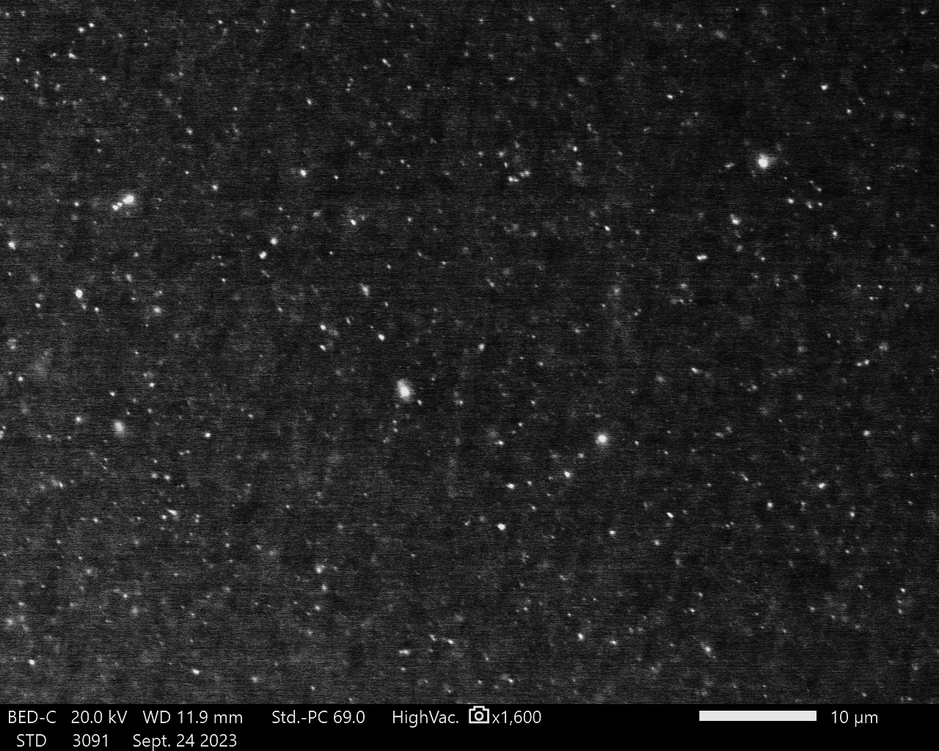
%> input picture ECAP_1.tif, 939 x 751 px, shrunk from 1280 x 1024 before the run
$ octave Matlab_Script_Fractography_Holes.m   (GNU Octave 9; MATLAB toolbox functions it lacks are replaced by stand-ins)
%> lines starting %> are read from the running program, lines starting %| are printed output that depends on the picture; in (x1, y1, x2, y2) boxes, pixels count from 0 and x2, y2 are one past the last pixel; in counts of white or black regions, pixels touching at a corner belong together; the program's own positions count from 1
% MATLAB script to analyze dimple diameter, aspect ratio, and spacing in fractography images
clc;
clear;

% Step 1: Load the fractography image
[filename, pathname] = uigetfile({'*.jpg;*.png;*.tif'}, 'Select the Fractography Image');
%> the answer given: ECAP_1.tif
if isequal(filename, 0)
    disp('User selected Cancel');
    return;
else
    img = imread(fullfile(pathname, filename));
end

% Step 2: Convert the image to grayscale if it's in color or has multiple channels
if size(img, 3) > 1
    img_gray = rgb2gray(img(:,:,1:3)); % Convert the first three channels to grayscale
else
    img_gray = img; % If already grayscale, use it as is
end

% Step 3: Enhance contrast using adaptive histogram equalization (optional)
img_enhanced = adapthisteq(img_gray);

% Step 4: Apply a Gaussian filter to smooth the image and reduce noise
img_filtered = imgaussfilt(img_enhanced, 2); % Sigma 2 can be adjusted
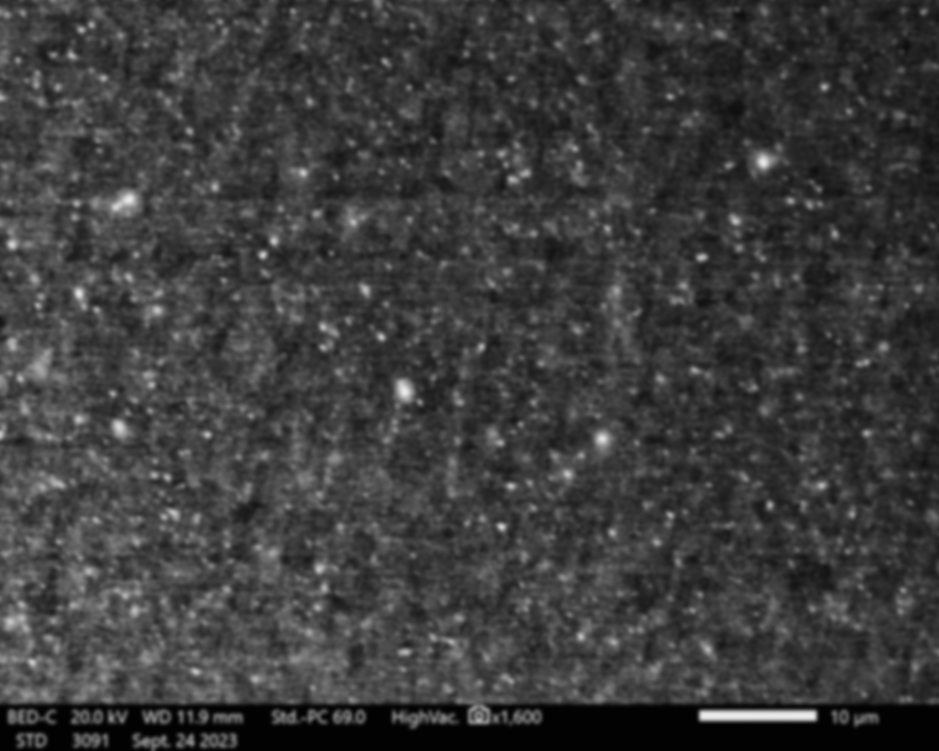
%> img_filtered: size 751x939 uint8; min 2, max 235, mean 60.2

% Step 5: Perform adaptive thresholding to binarize the image (detect dark dimples)
bw = imbinarize(img_filtered, 'adaptive', 'ForegroundPolarity', 'dark', 'Sensitivity', 0.4);
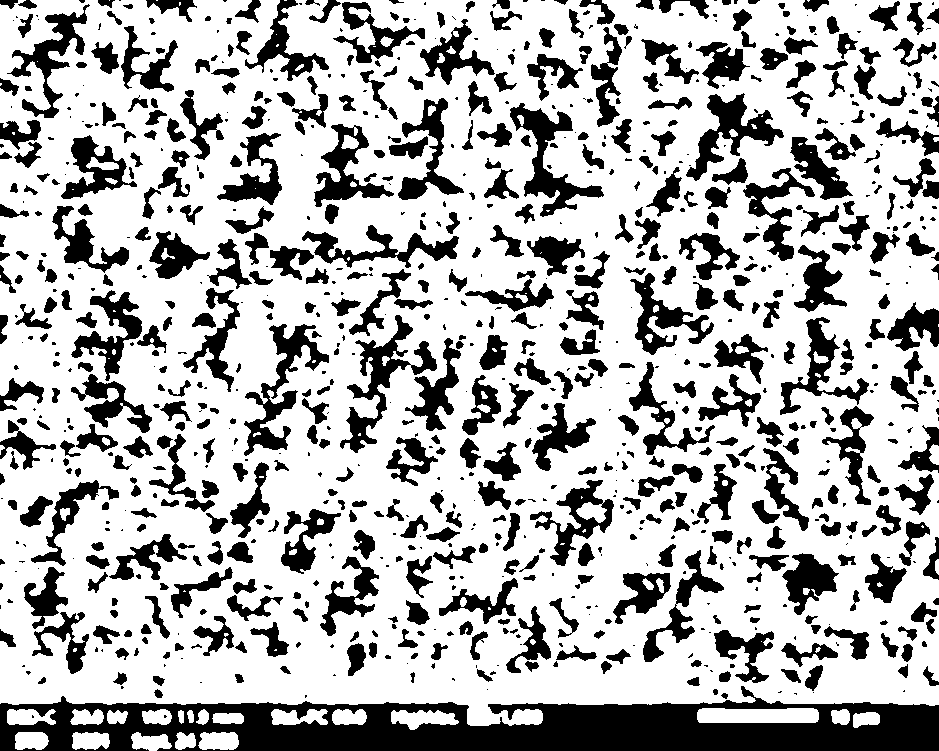
%> bw: size 751x939 logical; 70.8% white; 916 black regions (351 under 20 px), largest, box (x1, y1, x2, y2) and area: (0, 686, 939, 751) 34210, (340, 315, 437, 453) 3225, (244, 324, 329, 456) 3100

% Step 6: Invert the binary image so that dimples are white (objects) and the rest is black (background)
bw_inverted = ~bw;

% Step 7: Fill small holes inside detected areas to improve dimple detection
bw_filled = imfill(bw_inverted, 'holes');
%> bw_filled: size 751x939 logical; 30.8% white; 914 white regions (349 under 20 px), largest, box (x1, y1, x2, y2) and area: (0, 686, 939, 751) 42811, (340, 315, 437, 453) 3285, (244, 324, 329, 456) 3133

% Step 8: Remove small objects to clean up the binary image
bw_clean = bwareaopen(bw_filled, 50); % Adjust size threshold as needed
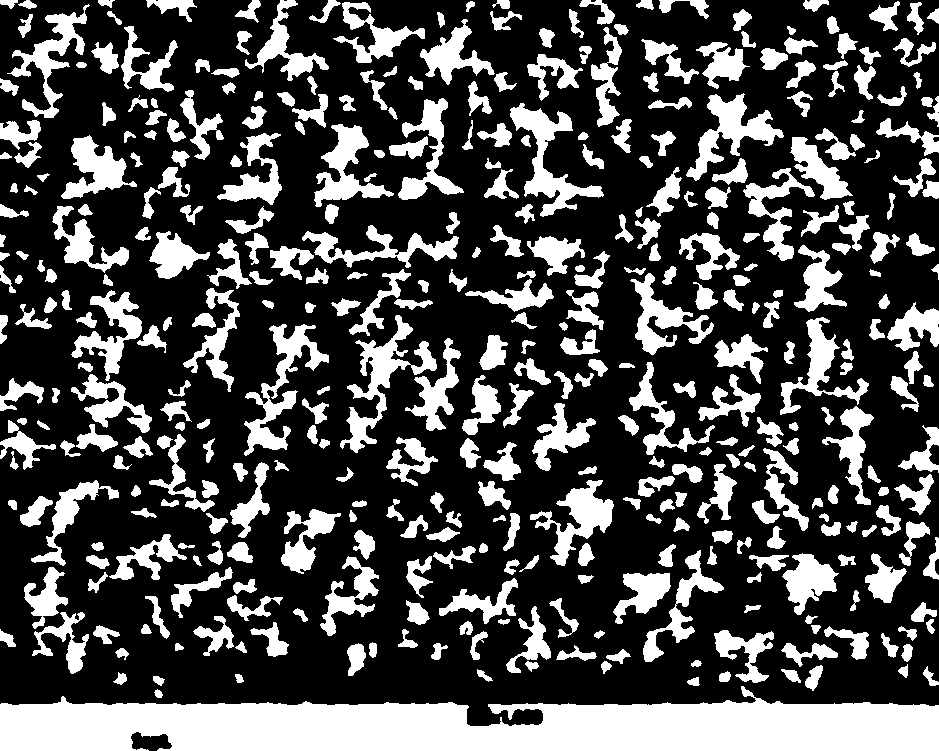
%> bw_clean: size 751x939 logical; 29.7% white; 401 white regions, largest, box (x1, y1, x2, y2) and area: (0, 686, 939, 751) 42811, (340, 315, 437, 453) 3285, (244, 324, 329, 456) 3133

% Step 9: Detect the boundaries of the dimples
[B, L] = bwboundaries(bw_clean, 'noholes'); % Labeled image L and boundaries B
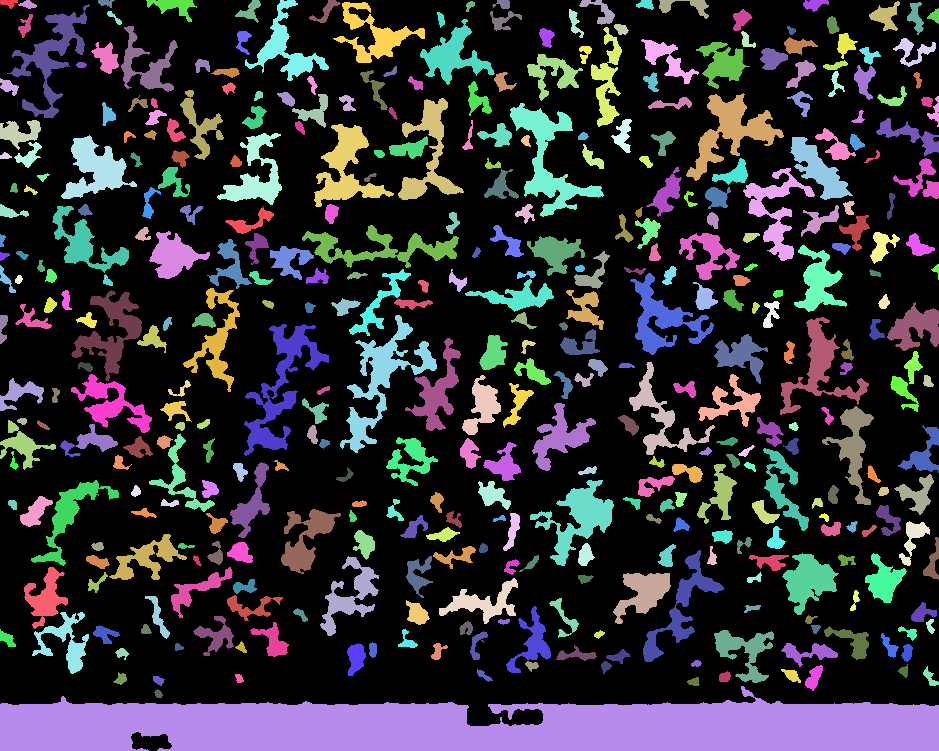
%> L: size 751x939 double; 402 distinct labels, from 0 to 401; one colour per label, 0 black
%> B = 401 boundaries; largest, box (x1, y1, x2, y2) and points: (0, 686, 939, 751) 2267, (340, 315, 437, 453) 745, (244, 324, 329, 456) 723, (7, 4, 90, 118) 586, (302, 225, 459, 268) 526

% Step 10: Measure properties of detected objects (dimples), including area and aspect ratio
dimple_props = regionprops(L, 'Area', 'Centroid', 'MajorAxisLength', 'MinorAxisLength');
%> dimple_props = 401 regions; largest, Area, Centroid, MajorAxisLength and MinorAxisLength: 42811 [473.4 727.9] 1096.9 55.08, 3285 [382.7 380.4] 151.4 62.92, 3133 [282 387.2] 164.6 53.45, 3057 [549.3 160.3] 141.5 64.05, 2816 [731.6 132.1] 100.7 66

% Step 11: Calculate scale factor and dimple diameters
scale_bar_pixels = input('Enter the length of the scale bar in pixels: ');
%> the answer given: 2
scale_bar_length = input('Enter the actual scale bar length in micrometers (µm): ');
%> the answer given: 2
scale_factor = scale_bar_length / scale_bar_pixels;

dimple_diameters = zeros(length(dimple_props), 1);  % Store dimple diameters in µm
aspect_ratios = zeros(length(dimple_props), 1); % Store aspect ratios
centroids = reshape([dimple_props.Centroid], 2, [])'; % Centroid coordinates for spacing calculations
%> centroids = 401 rows, first 12: [9.44 3.59; 9.46 87.27; 20.1 133.1; 5.95 156.7; 11.75 213; 2.78 240.8; 4.34 256.5; 6.92 280.9; 3.68 328; 20.69 394.2; 22.95 446; 7.91 639.6]

for i = 1:length(dimple_props)
    area = dimple_props(i).Area * (scale_factor^2);  % Convert area to µm²
    dimple_diameters(i) = 2 * sqrt(area / pi);  % Convert area to diameter in µm
    aspect_ratios(i) = dimple_props(i).MajorAxisLength / dimple_props(i).MinorAxisLength; % Aspect ratio
end
%> this loop made 401 passes
%> area on passes 1 to 3: 99, 180, 639
%> after the loop, aspect_ratios = 401 values, max 19.91 at index 13, min 1.03 at index 215, mean 2.06; dimple_diameters = 401 values, max 233.5 at index 13, min 7.98 at index 96, mean 20.04

% Step 12: Display results
fprintf('Number of detected dimples: %d\n', length(dimple_props));
%| Number of detected dimples: 401

% Display the dimple diameters and aspect ratios
for i = 1:length(dimple_props)
    fprintf('Dimple %d: Diameter = %.2f µm, Aspect Ratio = %.2f\n', i, dimple_diameters(i), aspect_ratios(i));
end
%> this loop made 401 passes
%| Dimple 1: Diameter = 11.23 µm, Aspect Ratio = 2.20
%| Dimple 2: Diameter = 15.14 µm, Aspect Ratio = 1.90
%| Dimple 3: Diameter = 28.52 µm, Aspect Ratio = 1.86
%| Dimple 4: Diameter = 8.52 µm, Aspect Ratio = 1.74
%| Dimple 5: Diameter = 16.00 µm, Aspect Ratio = 3.11
%| Dimple 6: Diameter = 8.29 µm, Aspect Ratio = 2.54
%| Dimple 7: Diameter = 8.44 µm, Aspect Ratio = 1.48
%| Dimple 8: Diameter = 13.54 µm, Aspect Ratio = 4.19
%> (further printed lines are left out)

% Step 13: Calculate mean dimple diameter, mean aspect ratio, and mean spacing
mean_dimple_diameter = mean(dimple_diameters);
%> mean_dimple_diameter = 20.04
mean_aspect_ratio = mean(aspect_ratios);
%> mean_aspect_ratio = 2.06
fprintf('Mean dimple diameter: %.2f µm\n', mean_dimple_diameter);
%| Mean dimple diameter: 20.04 µm
fprintf('Mean aspect ratio: %.2f\n', mean_aspect_ratio);
%| Mean aspect ratio: 2.06

% Mean spacing: Calculate pairwise distances between dimple centroids
if length(centroids) > 1
    distances = pdist(centroids); % Pairwise distances between centroids
    mean_spacing = mean(distances);
%> mean_spacing = 447
    fprintf('Mean dimple spacing: %.2f µm\n', mean_spacing);
%| Mean dimple spacing: 446.99 µm
else
    fprintf('Not enough dimples to calculate spacing.\n');
end

% Step 14: Plotting mean dimple diameter and mean aspect ratio in one plot
figure;
bar([mean_dimple_diameter, mean_aspect_ratio]);
set(gca, 'XTickLabel', {'Mean Dimple Diameter (µm)', 'Mean Aspect Ratio'});
ylabel('Values');
title('Mean Dimple Diameter and Mean Aspect Ratio');
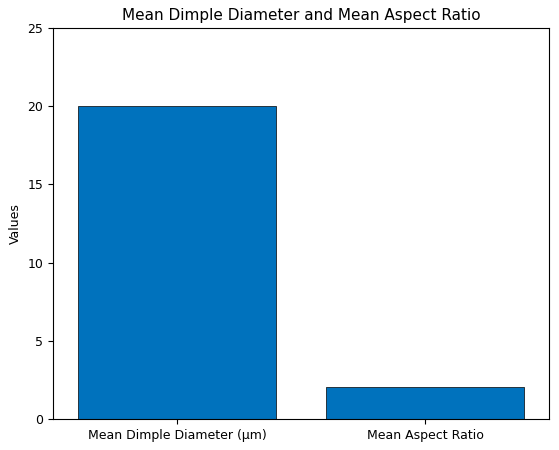
%> figure redrawn from the program's plot data

% Step 15: Plotting distribution of dimple diameters and aspect ratios in another plot and saving as PDF
figure('Units', 'normalized', 'Position', [0.1, 0.1, 0.8, 0.5]); % Larger, landscape figure

t = tiledlayout(1, 2, 'Padding', 'loose', 'TileSpacing', 'tight'); % Adjust spacing to avoid cutoff

% First histogram: Dimple diameters
nexttile;
histogram(dimple_diameters, 20, 'FaceColor', 'c', 'EdgeColor', 'b'); % Colorful histogram
xlabel('Dimple Diameter (µm)');
ylabel('Frequency');
title('Distribution of Dimple Diameters');
box on;

% Second histogram: Aspect ratios
nexttile;
histogram(aspect_ratios, 20, 'FaceColor', 'm', 'EdgeColor', 'r'); % Colorful histogram
xlabel('Aspect Ratio');
ylabel('Frequency');
title('Distribution of Aspect Ratios');
box on;

% Set the overall title with adjusted position to avoid cutoff
title(t, 'EXT', 'FontSize', 14);

% Save the distribution plot as a landscape PDF with 400 dpi resolution
set(gcf, 'PaperOrientation', 'landscape'); % Set orientation to landscape
set(gcf, 'PaperPositionMode', 'auto'); % Ensure it fits the page
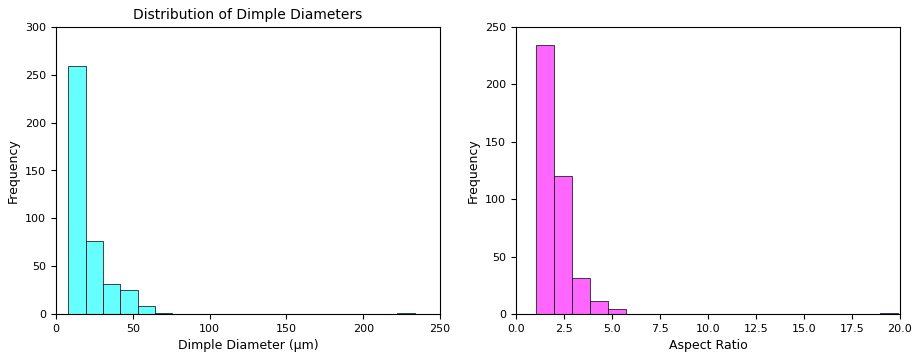
%> figure redrawn from the program's plot data, 2 panels; panel 1: tallest bar 259 high, from x = 7.98 to 19.25; panel 2: tallest bar 234 high, from x = 1.03 to 1.97
print(gcf, 'dimple_distribution_plots.pdf', '-dpdf', '-fillpage', '-r400'); % Save with 400 dpi

% Step 16: Display the original image with dimple outlines
figure;
if size(img, 3) == 3
    % Display the RGB image
    imshow(img);
else
    % Display the grayscale image
    imshow(img_gray);
end

hold on;

% Plot the dimple boundaries on top of the image
for k = 1:length(B)
    boundary = B{k};
    plot(boundary(:, 2), boundary(:, 1), 'r', 'LineWidth', 2);
end

title('Detected Dimples with Outlines');
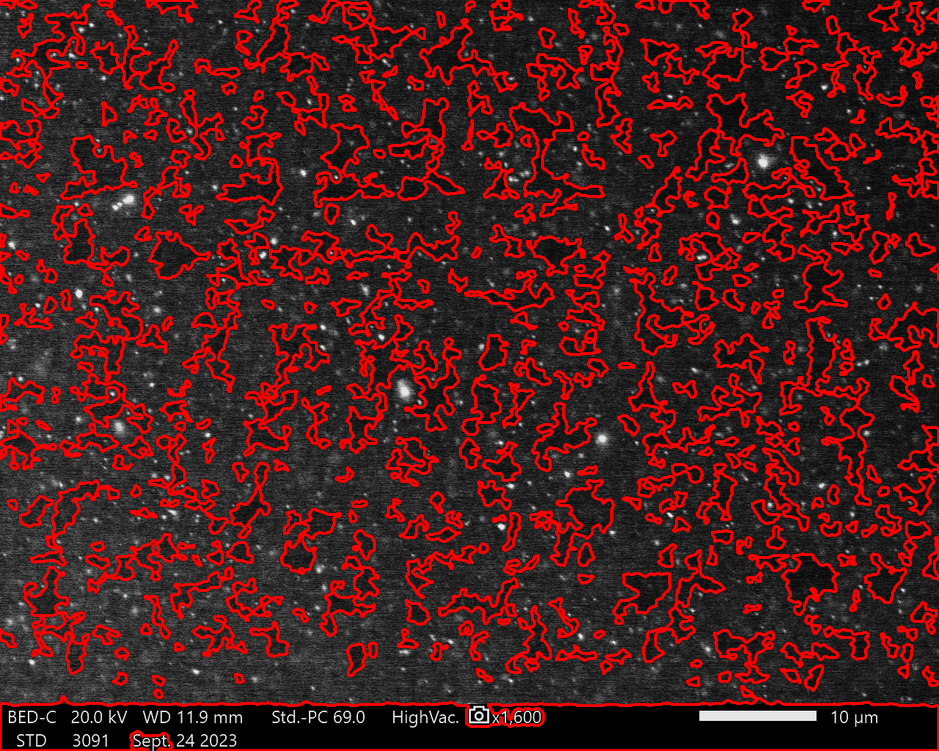
%> figure redrawn from the program's plot data; its title reads 'Detected Dimples with Outlines'
hold off;

$ run again, on ECAP_3.tif
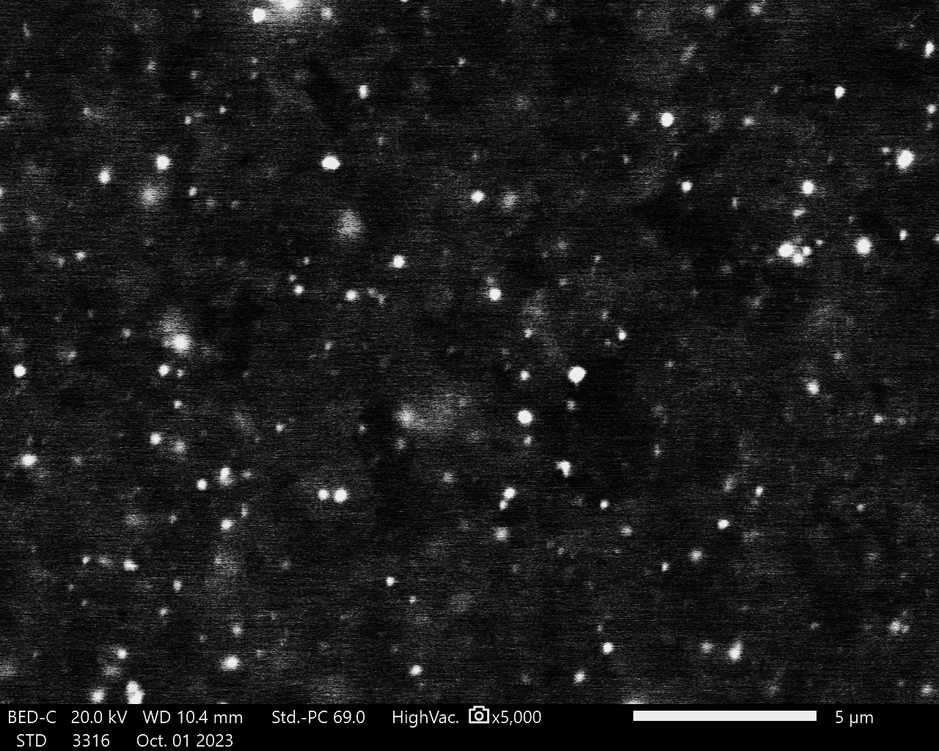
%> input picture ECAP_3.tif, 939 x 751 px, shrunk from 1280 x 1024 before the run
%> bw: size 751x939 logical; 60% white; 559 black regions (291 under 20 px), largest, box (x1, y1, x2, y2) and area: (31, 246, 500, 580) 41014, (413, 181, 822, 535) 40962, (0, 581, 939, 751) 39715
%> bw_filled: size 751x939 logical; 42.7% white; 557 white regions (289 under 20 px), largest, box (x1, y1, x2, y2) and area: (0, 581, 939, 751) 50472, (31, 246, 500, 580) 43110, (413, 181, 822, 535) 42997
%> `[B, L] = bwboundaries(bw_clean, 'noholes');`:
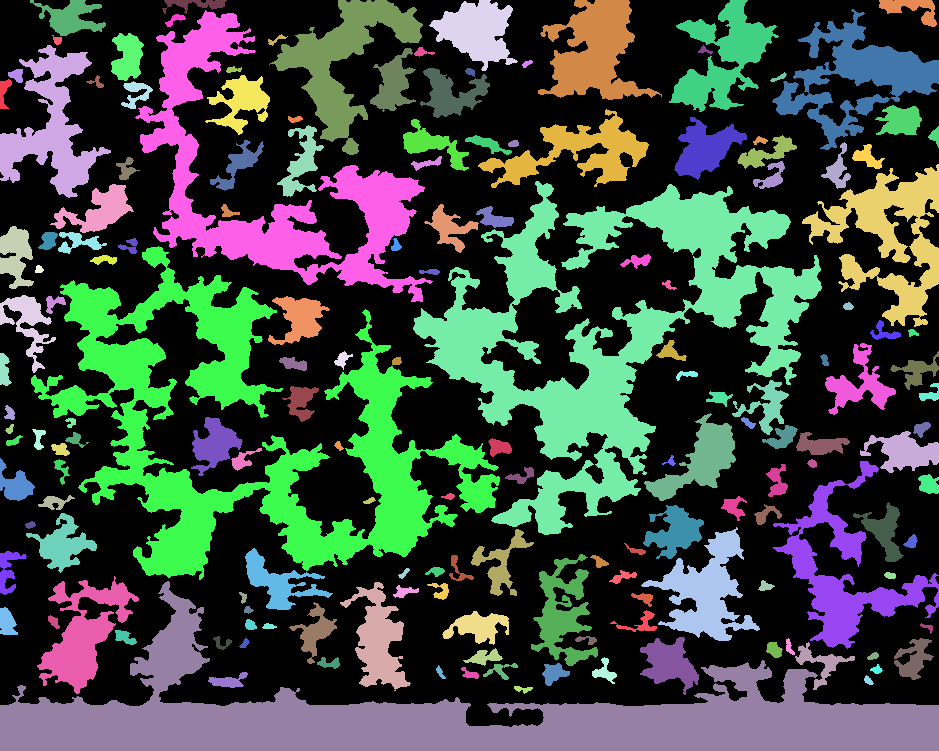
%> L: size 751x939 double; 166 distinct labels, from 0 to 165; one colour per label, 0 black
%> B = 165 boundaries; largest, box (x1, y1, x2, y2) and points: (31, 246, 500, 580) 4957, (413, 181, 822, 535) 4706, (0, 581, 939, 751) 2968, (135, 10, 433, 302) 2398, (802, 164, 939, 327) 1394
%> dimple_props = 165 regions; largest, Area, Centroid, MajorAxisLength and MinorAxisLength: 50472 [455.6 719.1] 1109.2 109.3, 43110 [250.6 433.5] 495.1 292.4, 42997 [612.1 335.1] 437.1 301.4, 19739 [269.8 183.5] 401.1 217, 8517 [889.7 238.2] 163.5 130.8
%> centroids = 165 rows, first 12: [4.67 92.85; 52.06 127.5; 16.17 255.8; 28.44 323.9; 4.88 370.9; 16.12 485.7; 8.63 570.7; 7.73 623.2; 455.6 719.1; 10.34 413.8; 10.6 429.8; 14.3 441.8]
%> the loop `for i = 1:length(dimple_props)` made 165 passes
%> area on passes 1 to 3: 195, 6336, 1333
%> after the loop `for i = 1:length(dimple_props)`: aspect_ratios = 165 values, max 10.15 at index 9, min 1.03 at index 19, mean 2.05; dimple_diameters = 165 values, max 253.5 at index 9, min 7.98 at index 100, mean 30.04
%| Number of detected dimples: 165
%> the loop `for i = 1:length(dimple_props)` made 165 passes
%| Dimple 1: Diameter = 15.76 µm, Aspect Ratio = 3.36
%| Dimple 2: Diameter = 89.82 µm, Aspect Ratio = 1.74
%| Dimple 3: Diameter = 41.20 µm, Aspect Ratio = 1.97
%| Dimple 4: Diameter = 43.34 µm, Aspect Ratio = 1.92
%| Dimple 5: Diameter = 18.47 µm, Aspect Ratio = 3.52
%> (further printed lines are left out)
%> mean_dimple_diameter = 30.04
%> mean_aspect_ratio = 2.05
%| Mean dimple diameter: 30.04 µm
%| Mean aspect ratio: 2.05
%> mean_spacing = 464.6
%| Mean dimple spacing: 464.56 µm
%> `title('Detected Dimples with Outlines');`:
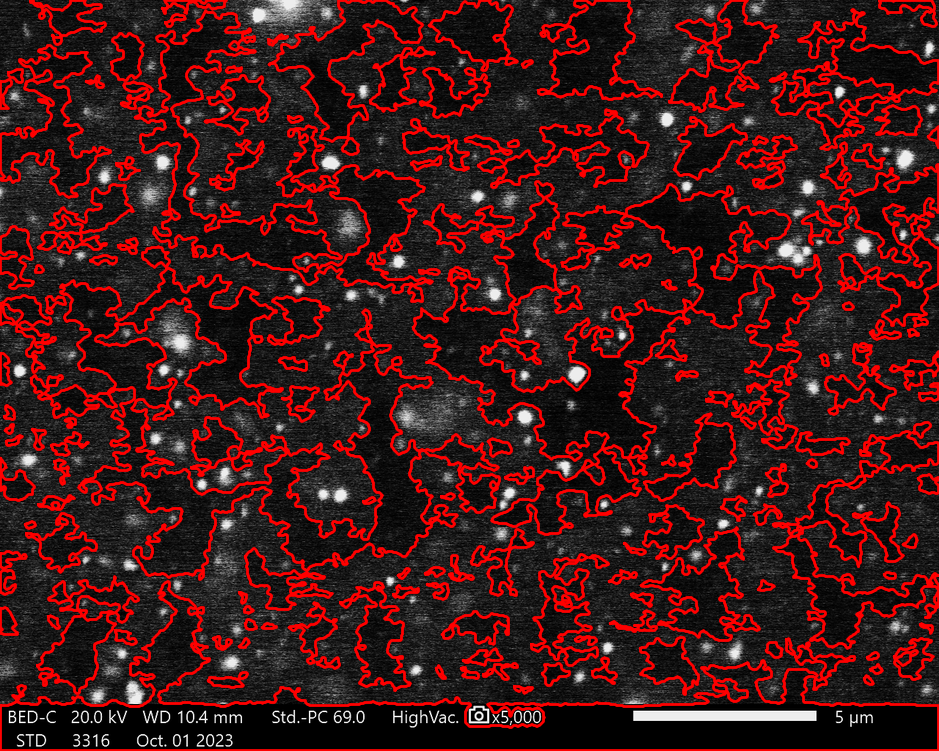
%> figure redrawn from the program's plot data; its title reads 'Detected Dimples with Outlines'
